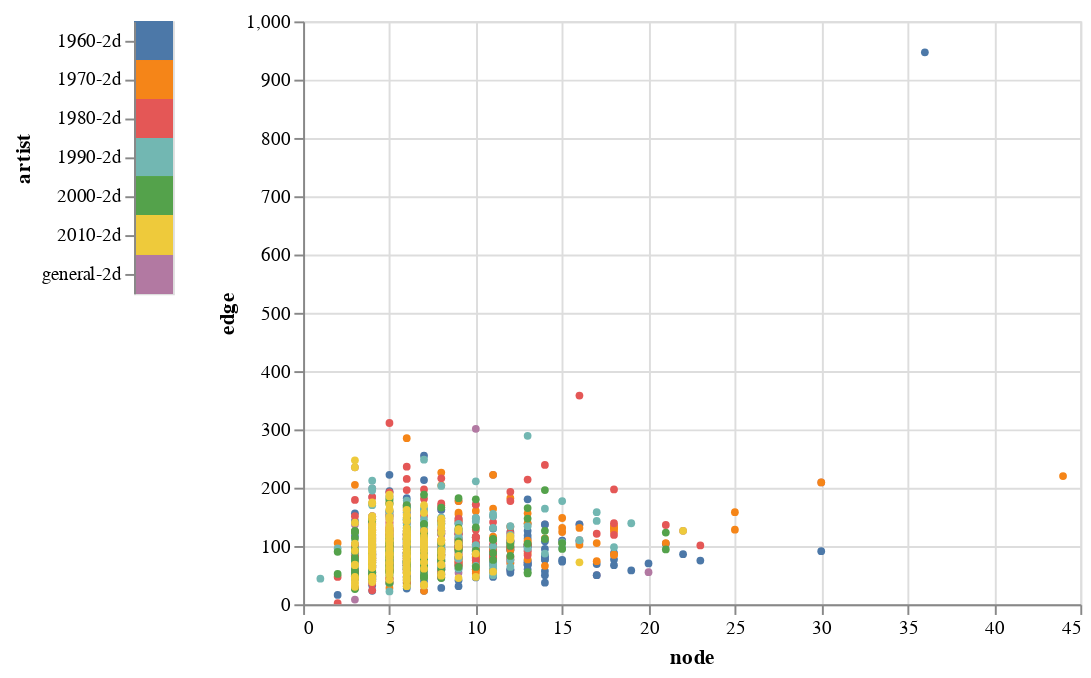

Notebook code cell kept with this figure:
### Code cell
selection = alt.selection_multi(fields=['artist',])

color = alt.condition(selection, alt.Color('artist:N', legend=None),alt.value('lightgray'))

opacity = alt.condition(selection, alt.value(1.0), alt.value(0.1))

make_selector = alt.Chart(df).mark_rect().encode(y='artist', color=color).add_selection(selection)

chart = alt.Chart(df).mark_circle(size=16).encode(color=color,x=features[0],y=features[1], opacity=opacity,tooltip=['name', 'artist']+features,
).transform_filter(selection).interactive()

make_selector | chart

### Figure 1 — Vega-Lite specification as saved in the notebook (floating-point values rounded to 4 significant figures; data arrays with more than 128 entries replaced by an {"elided": "..."} marker saying what was removed)
{"config": {"view": {"continuousWidth": 400, "continuousHeight": 300}}, "hconcat": [{"mark": "rect", "encoding": {"color": {"condition": {"type": "nominal", "field": "artist", "legend": null, "selection": "selector266"}, "value": "lightgray"}, "y": {"type": "nominal", "field": "artist"}}, "selection": {"selector266": {"type": "multi", "fields": ["artist"]}}}, {"mark": {"type": "circle", "size": 16}, "encoding": {"color": {"condition": {"type": "nominal", "field": "artist", "legend": null, "selection": "selector266"}, "value": "lightgray"}, "opacity": {"condition": {"value": 1.0, "selection": "selector266"}, "value": 0.1}, "tooltip": [{"type": "nominal", "field": "name"}, {"type": "nominal", "field": "artist"}, {"type": "quantitative", "field": "node"}, {"type": "quantitative", "field": "edge"}, {"type": "quantitative", "field": "edge-g"}, {"type": "quantitative", "field": "clust"}, {"type": "quantitative", "field": "apl"}, {"type": "quantitative", "field": "pagerank-max"}], "x": {"type": "quantitative", "field": "node"}, "y": {"type": "quantitative", "field": "edge"}}, "selection": {"selector267": {"type": "interval", "bind": "scales", "encodings": ["x", "y"]}}, "transform": [{"filter": {"selection": "selector266"}}]}], "data": {"name": "data-ea6d3a93dd518298879bd04f63c31b1c"}, "$schema": "https://vega.github.io/schema/vega-lite/v4.8.1.json", "datasets": {"data-ea6d3a93dd518298879bd04f63c31b1c": {"elided": "1395 records"}}}
